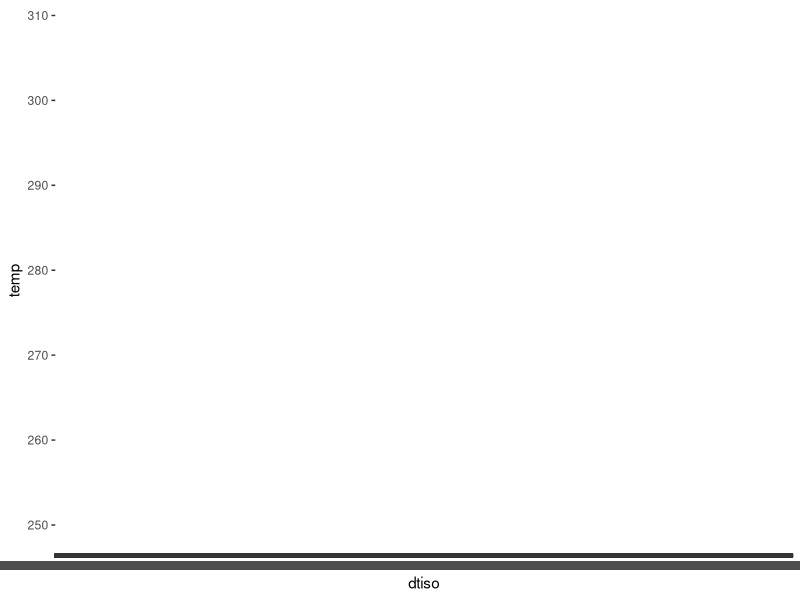

Source code (R):
library(ggplot2)
clean_data <- read.csv('cleaned_data.csv', header = TRUE)

ggplot(data = clean_data, aes(x = dtiso, y = temp))+
  geom_line(color = "#00AFBB", size = 2)

